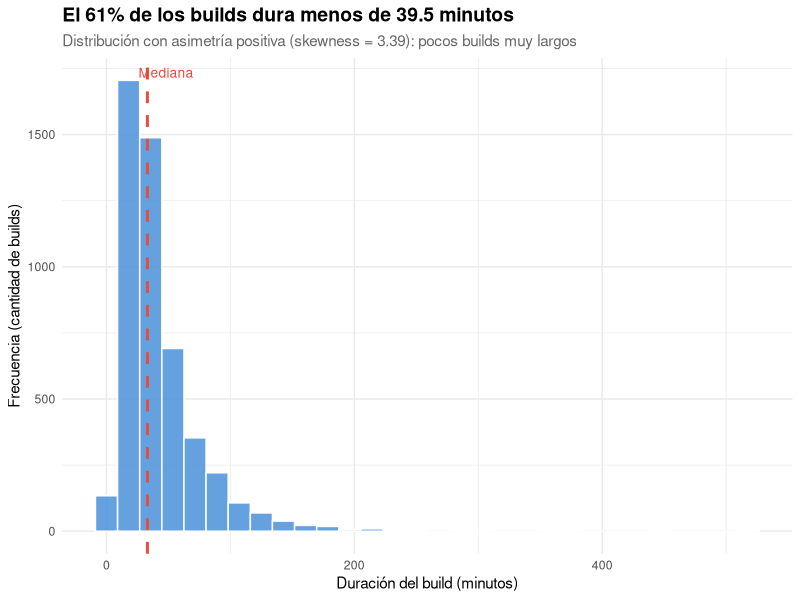
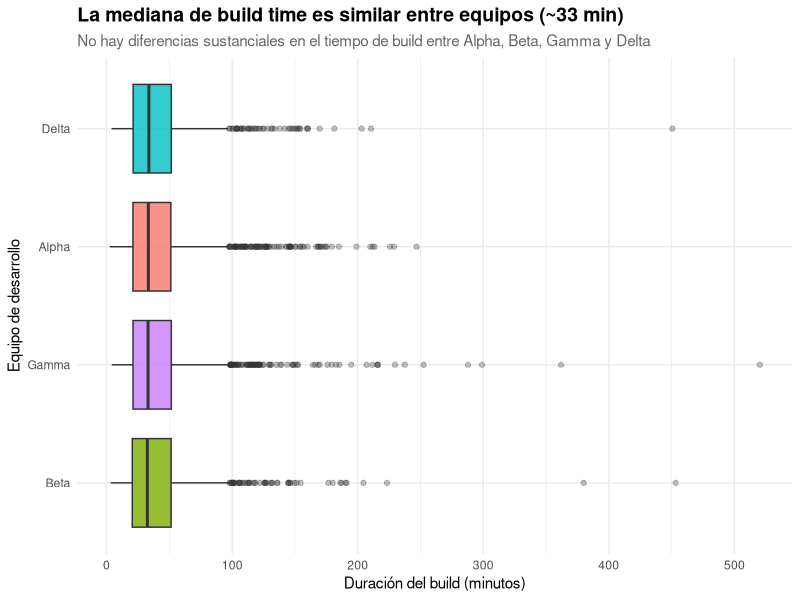
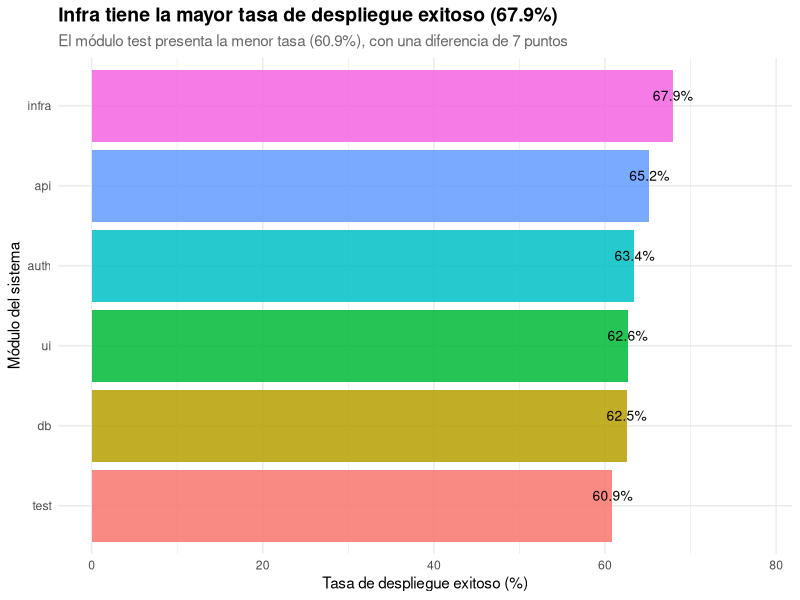
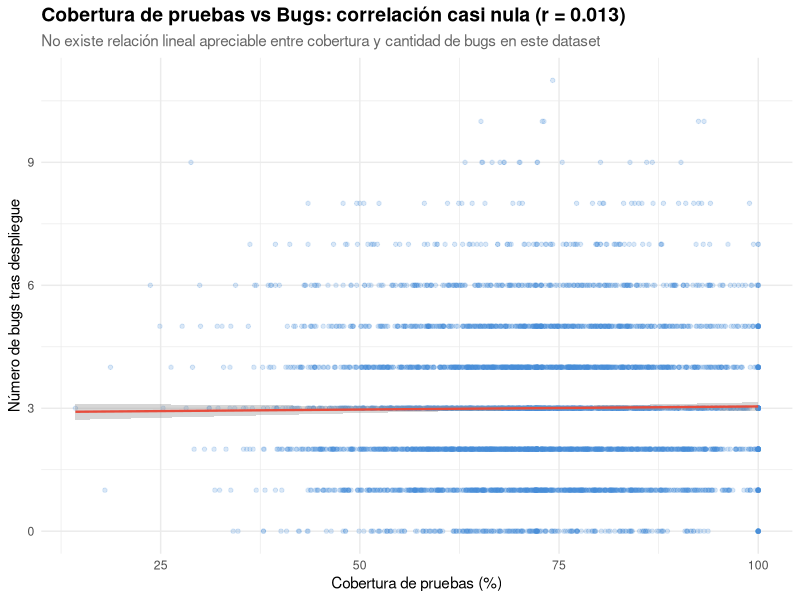
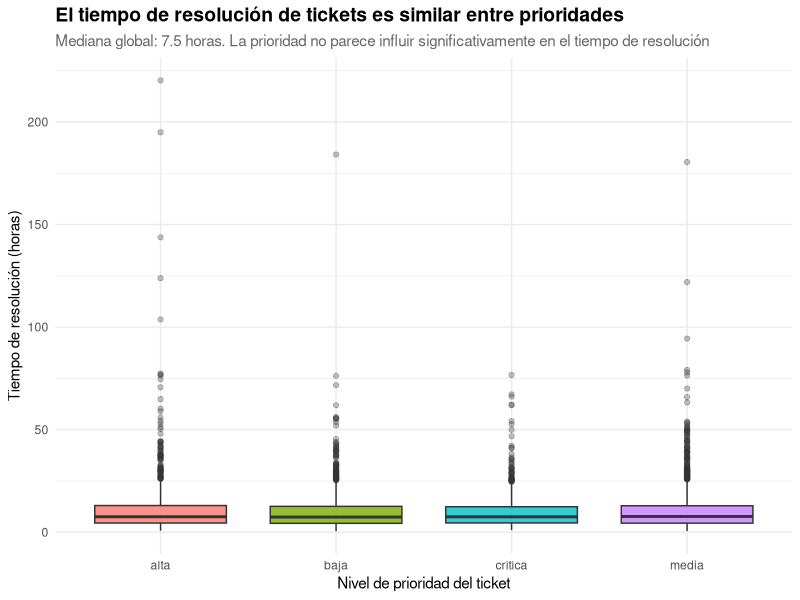
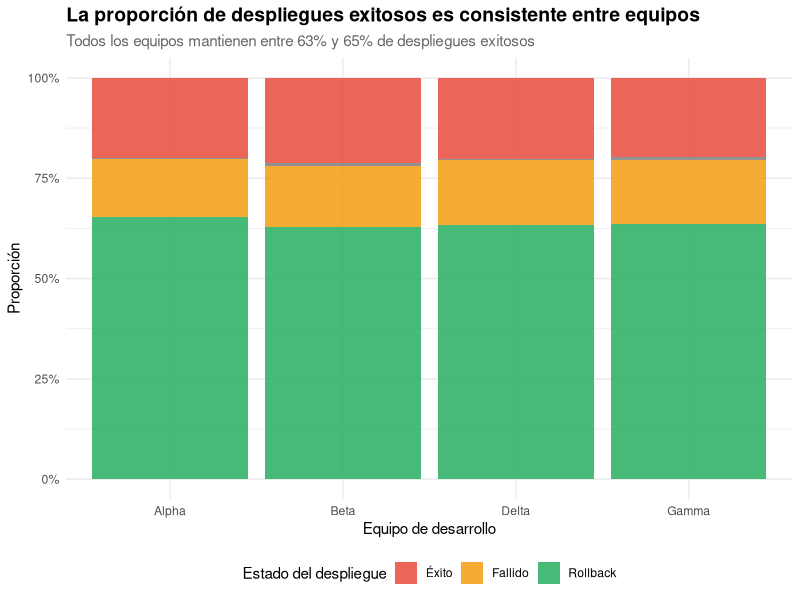
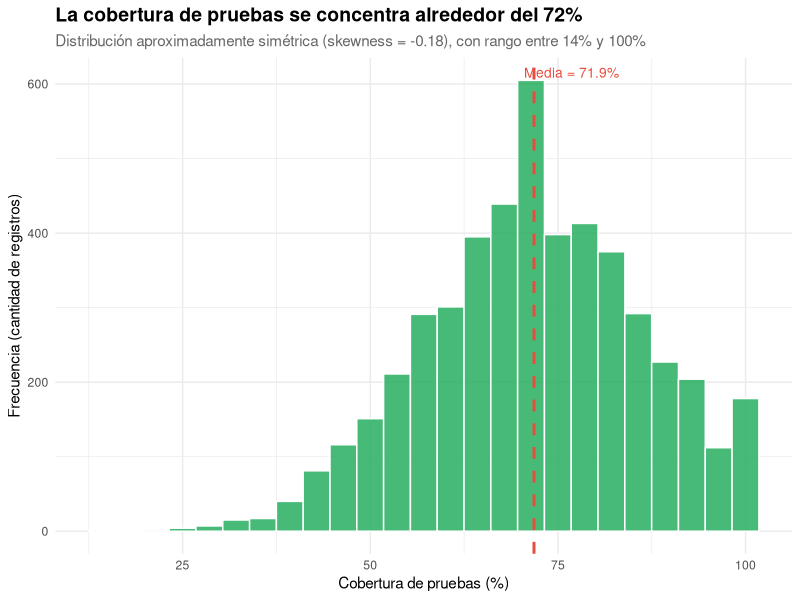
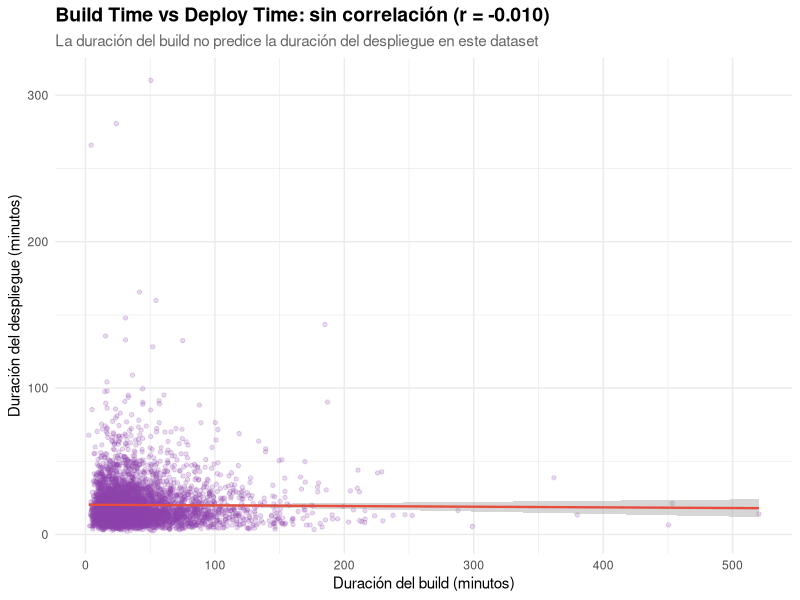

These figures' R source, in order:
# Visualización que Comunica Hallazgos
# Fase 6: Cada tipo de variable con su gráfico apropiado
# Ejes con unidades claras, títulos que comunican el hallazgo

library(tidyverse)

setwd("C:/Users/ignac/OneDrive/Escritorio/PyEC/Lab03")

df <- read_csv("data/clean/devops_metrics_clean.csv", show_col_types = FALSE)

df_valid <- df %>%
  filter(team != "missing", module != "missing", priority != "missing")

dir.create("reports/figuras/visualizacion", recursive = TRUE, showWarnings = FALSE)

# Tema personalizado para consistencia
tema <- theme_minimal() +
  theme(
    plot.title = element_text(size = 14, face = "bold"),
    plot.subtitle = element_text(size = 11, color = "gray40"),
    axis.title = element_text(size = 11),
    legend.position = "bottom"
  )

# 1. Histograma: Distribución de Build Time (variable continua)
p1 <- ggplot(df_valid, aes(x = build_time_min)) +
  geom_histogram(bins = 30, fill = "#4A90D9", color = "white", alpha = 0.85) +
  geom_vline(aes(xintercept = median(build_time_min, na.rm = TRUE)),
             color = "#E74C3C", linetype = "dashed", linewidth = 1) +
  annotate("text", x = median(df_valid$build_time_min, na.rm = TRUE) + 15,
           y = Inf, label = "Mediana", vjust = 2, color = "#E74C3C", size = 3.5) +
  labs(
    title = "El 61% de los builds dura menos de 39.5 minutos",
    subtitle = "Distribución con asimetría positiva (skewness = 3.39): pocos builds muy largos",
    x = "Duración del build (minutos)",
    y = "Frecuencia (cantidad de builds)"
  ) +
  tema
ggsave("reports/figuras/visualizacion/01_hist_build_time.png", p1, width = 9, height = 6, dpi = 150)

# 2. Boxplot: Build Time por Team (comparación entre grupos)
p2 <- ggplot(df_valid, aes(x = reorder(team, build_time_min, FUN = median), y = build_time_min, fill = team)) +
  geom_boxplot(alpha = 0.8, show.legend = FALSE, outlier.alpha = 0.3) +
  labs(
    title = "La mediana de build time es similar entre equipos (~33 min)",
    subtitle = "No hay diferencias sustanciales en el tiempo de build entre Alpha, Beta, Gamma y Delta",
    x = "Equipo de desarrollo",
    y = "Duración del build (minutos)"
  ) +
  coord_flip() +
  tema
ggsave("reports/figuras/visualizacion/02_box_build_team.png", p2, width = 9, height = 5, dpi = 150)

# 3. Barras: Tasa de éxito por Module (variable cualitativa)
exito_mod <- df_valid %>%
  group_by(module) %>%
  summarise(tasa = sum(deploy_status == "success") / n() * 100, .groups = "drop") %>%
  arrange(desc(tasa))

p3 <- ggplot(exito_mod, aes(x = reorder(module, tasa), y = tasa, fill = reorder(module, tasa))) +
  geom_bar(stat = "identity", alpha = 0.85, show.legend = FALSE) +
  geom_text(aes(label = sprintf("%.1f%%", tasa)), vjust = -0.5, size = 3.5) +
  labs(
    title = "Infra tiene la mayor tasa de despliegue exitoso (67.9%)",
    subtitle = "El módulo test presenta la menor tasa (60.9%), con una diferencia de 7 puntos",
    x = "Módulo del sistema",
    y = "Tasa de despliegue exitoso (%)"
  ) +
  ylim(0, 78) +
  coord_flip() +
  tema
ggsave("reports/figuras/visualizacion/03_bar_exito_module.png", p3, width = 9, height = 5, dpi = 150)

# 4. Dispersión: Coverage vs Bugs (relación entre cuantitativas)
p4 <- ggplot(df_valid %>% filter(!is.na(test_coverage_pct), !is.na(num_bugs)),
             aes(x = test_coverage_pct, y = num_bugs)) +
  geom_point(alpha = 0.2, size = 1.2, color = "#4A90D9") +
  geom_smooth(method = "lm", color = "#E74C3C", se = TRUE, linewidth = 0.8) +
  labs(
    title = "Cobertura de pruebas vs Bugs: correlación casi nula (r = 0.013)",
    subtitle = "No existe relación lineal apreciable entre cobertura y cantidad de bugs en este dataset",
    x = "Cobertura de pruebas (%)",
    y = "Número de bugs tras despliegue"
  ) +
  tema
ggsave("reports/figuras/visualizacion/04_scatter_coverage_bugs.png", p4, width = 9, height = 6, dpi = 150)

# 5. Boxplot: Resolución de tickets por Priority (ordinal)
p5 <- ggplot(df_valid %>% filter(!is.na(ticket_resolution_h)),
             aes(x = priority, y = ticket_resolution_h, fill = priority)) +
  geom_boxplot(alpha = 0.8, show.legend = FALSE, outlier.alpha = 0.3) +
  labs(
    title = "El tiempo de resolución de tickets es similar entre prioridades",
    subtitle = "Mediana global: 7.5 horas. La prioridad no parece influir significativamente en el tiempo de resolución",
    x = "Nivel de prioridad del ticket",
    y = "Tiempo de resolución (horas)"
  ) +
  tema
ggsave("reports/figuras/visualizacion/05_box_resolution_priority.png", p5, width = 9, height = 6, dpi = 150)

# 6. Barras apiladas: Deploy Status por Team (proporciones)
p6 <- ggplot(df_valid, aes(x = team, fill = deploy_status)) +
  geom_bar(position = "fill", alpha = 0.85) +
  scale_fill_manual(values = c("success" = "#27AE60", "failed" = "#E74C3C", "rolled_back" = "#F39C12"),
                    labels = c("Éxito", "Fallido", "Rollback")) +
  labs(
    title = "La proporción de despliegues exitosos es consistente entre equipos",
    subtitle = "Todos los equipos mantienen entre 63% y 65% de despliegues exitosos",
    x = "Equipo de desarrollo",
    y = "Proporción",
    fill = "Estado del despliegue"
  ) +
  scale_y_continuous(labels = scales::percent) +
  tema
ggsave("reports/figuras/visualizacion/06_bar_status_team.png", p6, width = 9, height = 6, dpi = 150)

# 7. Histograma: Cobertura de pruebas (distribución casi simétrica)
p7 <- ggplot(df_valid, aes(x = test_coverage_pct)) +
  geom_histogram(bins = 25, fill = "#27AE60", color = "white", alpha = 0.85) +
  geom_vline(aes(xintercept = mean(test_coverage_pct, na.rm = TRUE)),
             color = "#E74C3C", linetype = "dashed", linewidth = 1) +
  annotate("text", x = mean(df_valid$test_coverage_pct, na.rm = TRUE) + 5,
           y = Inf, label = "Media = 71.9%", vjust = 2, color = "#E74C3C", size = 3.5) +
  labs(
    title = "La cobertura de pruebas se concentra alrededor del 72%",
    subtitle = "Distribución aproximadamente simétrica (skewness = -0.18), con rango entre 14% y 100%",
    x = "Cobertura de pruebas (%)",
    y = "Frecuencia (cantidad de registros)"
  ) +
  tema
ggsave("reports/figuras/visualizacion/07_hist_coverage.png", p7, width = 9, height = 6, dpi = 150)

# 8. Dispersión: Build Time vs Deploy Time
p8 <- ggplot(df_valid %>% filter(!is.na(build_time_min), !is.na(deploy_time_min)),
             aes(x = build_time_min, y = deploy_time_min)) +
  geom_point(alpha = 0.2, size = 1.2, color = "#8E44AD") +
  geom_smooth(method = "lm", color = "#E74C3C", se = TRUE, linewidth = 0.8) +
  labs(
    title = "Build Time vs Deploy Time: sin correlación (r = -0.010)",
    subtitle = "La duración del build no predice la duración del despliegue en este dataset",
    x = "Duración del build (minutos)",
    y = "Duración del despliegue (minutos)"
  ) +
  tema
ggsave("reports/figuras/visualizacion/08_scatter_build_deploy.png", p8, width = 9, height = 6, dpi = 150)

cat("=== Fase 6 completada: 8 gráficos generados en reports/figuras/visualizacion/ ===\n")
cat("\nResumen de gráficos:\n")
cat("01 - Histograma: Build Time (distribución asimétrica)\n")
cat("02 - Boxplot: Build Time por Team (sin diferencias)\n")
cat("03 - Barras: Tasa de éxito por Module (infra lidera)\n")
cat("04 - Dispersión: Coverage vs Bugs (sin correlación)\n")
cat("05 - Boxplot: Resolución por Priority (similar entre grupos)\n")
cat("06 - Barras apiladas: Status por Team (proporciones estables)\n")
cat("07 - Histograma: Cobertura de pruebas (simétrica)\n")
cat("08 - Dispersión: Build vs Deploy (sin correlación)\n")
